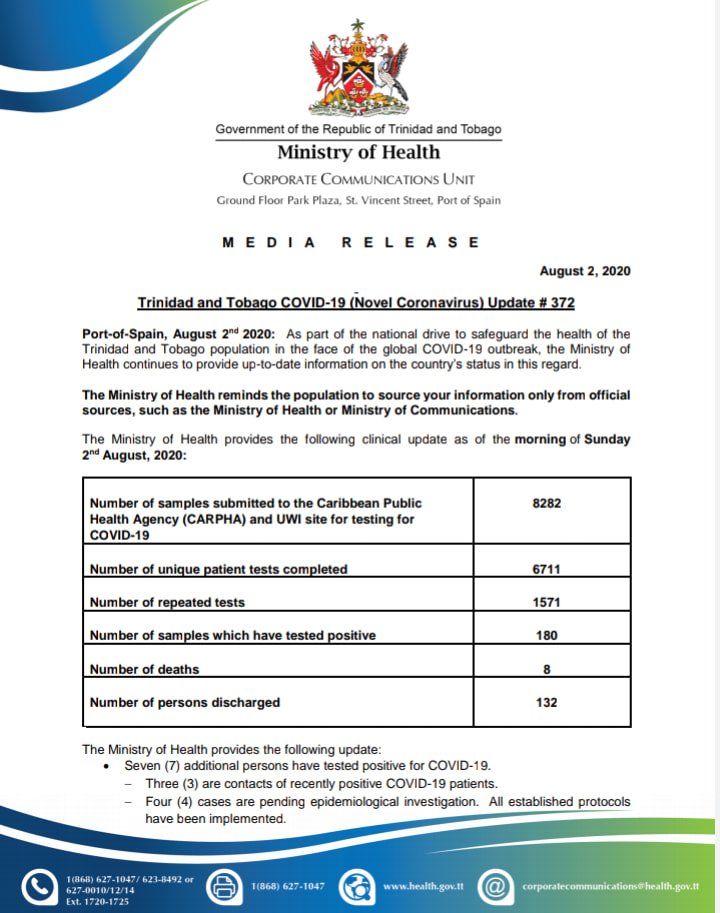
#> input picture Data_Parser/report2.jpg, 720 x 913 px
$ python imageScrape.py
#> lines starting #> are read from the running program, lines starting #| are printed output that depends on the picture; after the words box and inside, x2 and y2 are one past the last pixel; in counts of white or black regions, pixels touching at a corner belong together
import numpy as np
import cv2
from PIL import Image
import pytesseract

# If you don't have tesseract executable in your PATH, include the following:
from pytesseract import Output


def test():
    img = cv2.imread('report2.jpg')
#> img is the input picture: shape (913, 720, 3); mean B, G, R 227.4, 225.5, 218.9
    gray = cv2.cvtColor(img, cv2.COLOR_BGR2GRAY)
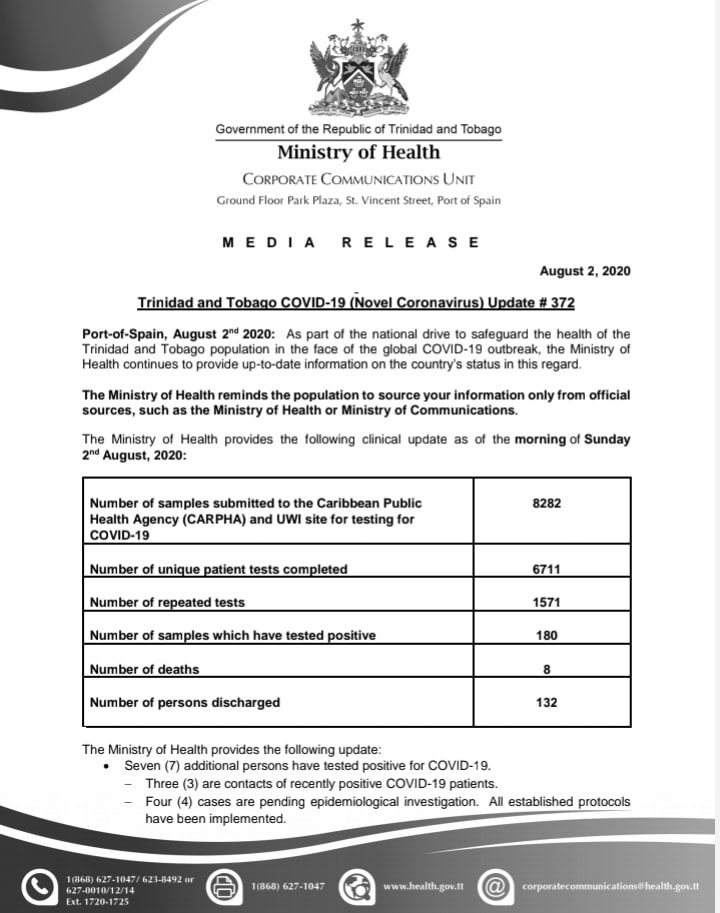
#> gray: shape (913, 720); min 0, max 255, mean 223.8
    edges = cv2.Canny(gray, 100, 300, apertureSize=3)
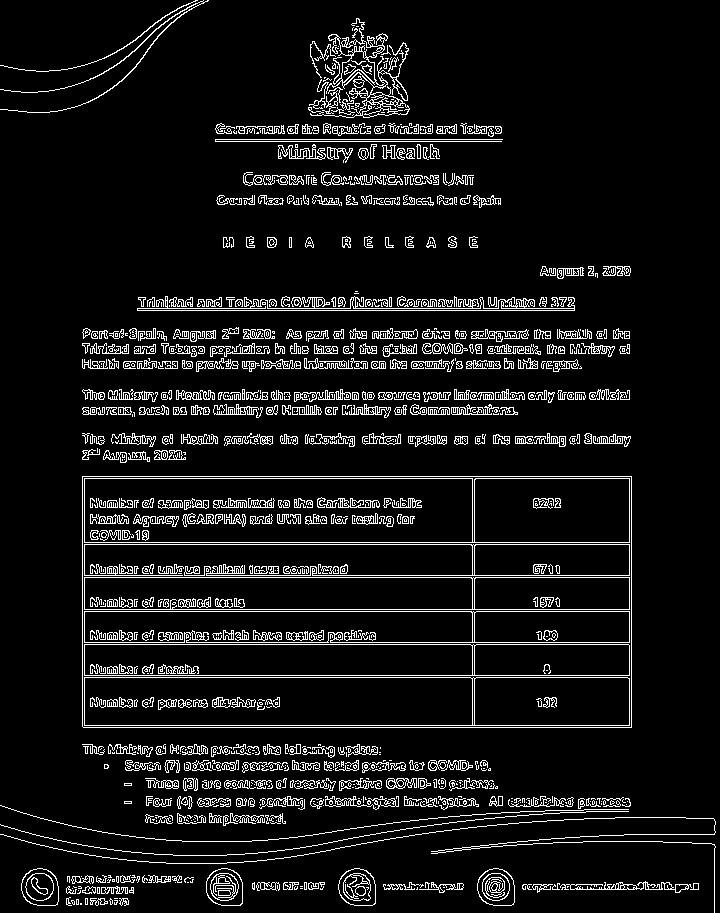
#> edges: shape (913, 720); 8% white in thin lines or dots
    cv2.imshow("canny", edges)
    minLineLength = 25
    maxLineGap = 100
    lines = cv2.HoughLinesP(edges, 1, np.pi / 180, 100, minLineLength, maxLineGap)
#> lines = 23 rows, first 6: [84, 577, 471, 577], [84, 675, 629, 675], [330, 642, 629, 642], [84, 542, 629, 542], [312, 575, 629, 575], [82, 476, 631, 476]
    for line in lines:
        x1,y1,x2,y2 = line[0]
        cv2.line(img, (x1, y1), (x2, y2), (0, 255, 0), 2)
#> this loop made 23 passes
#> (x1, y1, x2, y2) on passes 1 to 12: (84, 577, 471, 577), (84, 675, 629, 675), (330, 642, 629, 642), (84, 542, 629, 542), (312, 575, 629, 575), (82, 476, 631, 476), (83, 727, 631, 727), (84, 644, 470, 644), (84, 725, 629, 725), (84, 677, 470, 677), (84, 609, 629, 609), (476, 611, 629, 611)
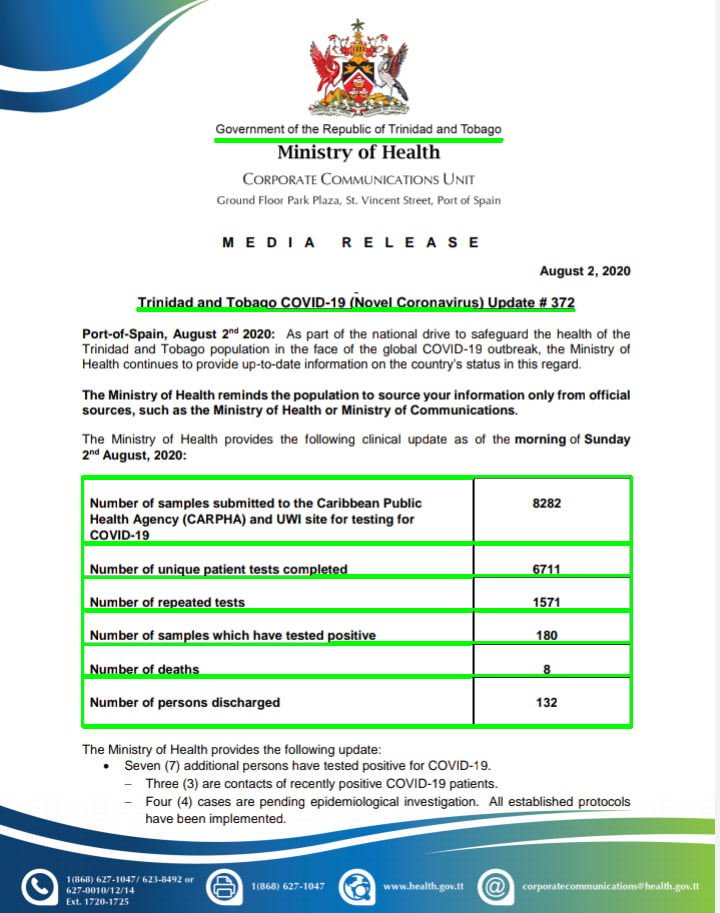
#> img: shape (913, 720, 3); 3.3% of pixels changed, all inside (x1, y1, x2, y2) = (81, 138, 633, 729)

    cv2.imshow("houghlines", img)
    cv2.waitKey(delay=0)
    cv2.destroyAllWindows()


if __name__ == "__main__":
    test()
